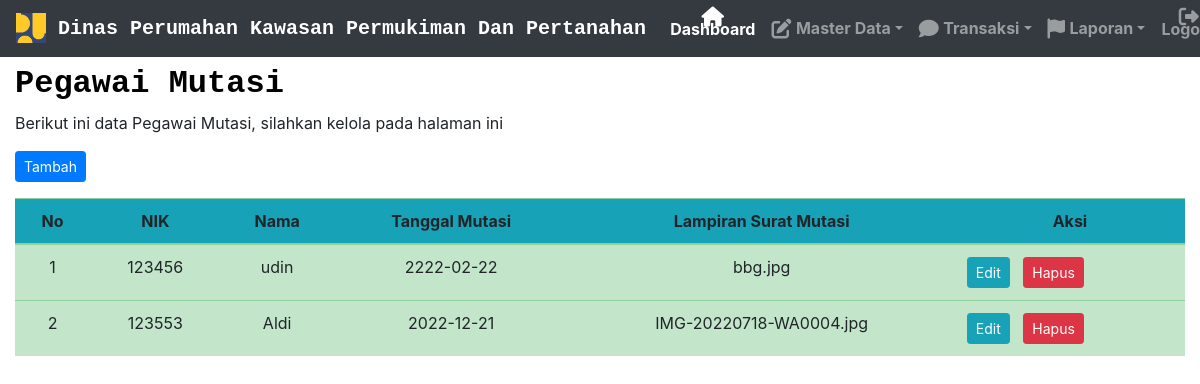
Page /index.php?modul=PegawaiMutasi (signed in) on the committed database.
### tables this page shows
CREATE TABLE `datamutasi` (
  `id_mutasi` int(11) NOT NULL,
  `NIK` char(16) NOT NULL,
  `NamaPegawai` varchar(20) NOT NULL,
  `TanggalMutasi` date NOT NULL,
  `LampiranSurat` longblob NOT NULL
);

### PegawaiMutasi.php (the view)
<?php
$sqldatamutasi=mysqli_query($koneksi,"SELECT * FROM datamutasi");
?>
<h2><font face="Courier New"><b><font color="black">Pegawai Mutasi</font></b></font></h2>
<p>Berikut ini data Pegawai Mutasi, silahkan kelola pada halaman ini</p>
<p>
	<a href="index.php?modul=TambahPegawaiMutasi" class="btn btn-primary btn-sm">Tambah</a>
</p>
<div class="table-responsive">
<table   class="table table-success table-striped-columns">
   <thead class="bg-info text-center">
		<tr>
		    <th>No</th>
			<th>NIK</th>
			<th>Nama</th>
			<th>Tanggal Mutasi</th>
			<th>Lampiran Surat Mutasi</th>
			<th align="right">Aksi</th>
        </tr>
	</thead>
<tbody>
<?php
$noUrut=null;
while($datamutasi=mysqli_fetch_array($sqldatamutasi,MYSQLI_ASSOC)){
$noUrut++;
echo '<tr>
<td align="center">'.$noUrut.'</td>
<td align="center">'.$datamutasi['NIK'].'</td>
<td align="center">'.$datamutasi['NamaPegawai'].'</td>
<td align="center">'.$datamutasi['TanggalMutasi'].'</td>
<td align="center">'.$datamutasi['LampiranSurat'].'</td>
<td>';
echo ' <a href="index.php?modul=PegawaiMutasiEdit&NIk='.$datamutasi['NIK'].'" class="btn btn-info btn-sm">Edit</a> &nbsp; <a href="index.php?modul=PegawaiMutasiHapus&NIK='.$datamutasi ['NIK'].'" class="btn btn-danger btn-sm">Hapus</a>';
}
?>
</tbody>
</table>

### index.php (style rules this page uses)
body { background-image: url(images/rekap1.jpg); background-color: red; background-repeat: no-repeat; background-position: auto; background-attachment: fixed; background-size: cover; margin-left: auto; margin-right: auto; }

### rows in the picture
datamutasi: NIK "123456", NamaPegawai "udin", TanggalMutasi "2222-02-22", LampiranSurat "bbg.jpg"
datamutasi: NIK "123553", NamaPegawai "Aldi", TanggalMutasi "2022-12-21", LampiranSurat "IMG-20220718-WA0004.jpg"
